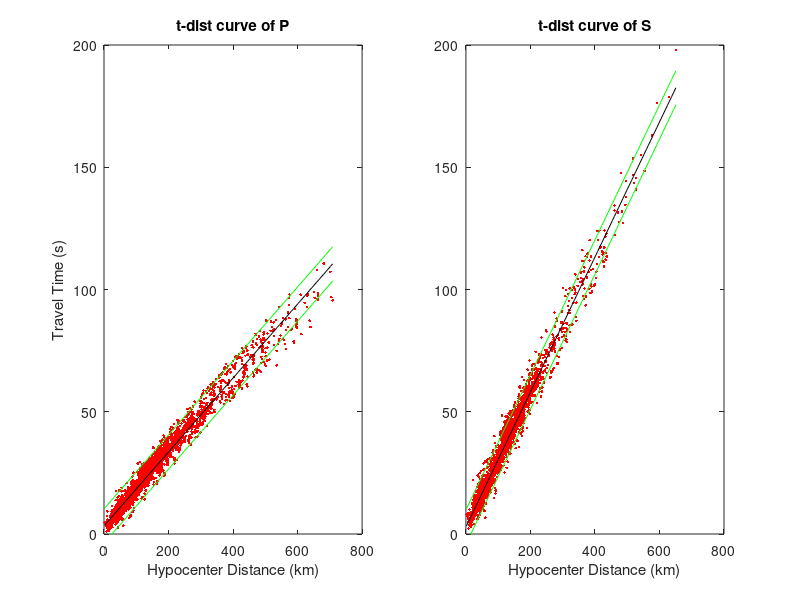

This chart was generated by the following MATLAB code:
close all;
clc
clear;
%
% plot travel time versus hypocenter distance.
% Input file: t_dist.dat
%
% Please determine b1_P, b2_P, b1_S, b2_S velues according to the P-wave
% and S-wave time-dist curve; 
% Please record the output information: slope_P, b_P; slope_S, b_S
% These are the parameters for pha_t-dist_selection.awk
%
% Hao Guo. 2016.7.9
%


%% Parmeters
b1_P = 7;
b2_P = 7;
b1_S = 7;
b2_S = 7;

%% separate P and S t-dist data.
t_d = load('t_dist.dat');
n1 = 0; n2 = 0;
for i = 1:length(t_d(:,1))
    if t_d(i,3)==1
        n1 = n1+1;
        t_d_P(n1,1) = t_d(i,1);
        t_d_P(n1,2) = t_d(i,2);
    elseif t_d(i,3)==2
        n2 = n2+1;
        t_d_S(n2,1) = t_d(i,1);
        t_d_S(n2,2) = t_d(i,2);
    end
end
%% plot t-dist curve of P wave
figure;
subplot(1,2,1);
plot(t_d_P(:,2),t_d_P(:,1),'r.');hold on;
p = polyfit(t_d_P(:,2),t_d_P(:,1),1);
x1 = linspace(min(t_d_P(:,2)),max(t_d_P(:,2)));
y1 = polyval(p,x1);
plot(x1,y1,'k');
p2 = p; p2(1,2) = p2(1,2) + b1_P;
p3 = p; p3(1,2) = p3(1,2) - b2_P;
y2 = polyval(p2,x1);
plot(x1,y2,'g'); hold on;
y3 = polyval(p3,x1);
plot(x1,y3,'g'); hold on;

axis([0 800 0 200]);
title('t-dist curve of P');
xlabel('Hypocenter Distance (km)');ylabel('Travel Time (s)');

fprintf('P wave: the slope and cutoff value of the fitted curve (slope_P, b_P) are %f and %f\n',p(1),p(2));
%% plot t-dist curve of S wave
subplot(1,2,2); 
plot(t_d_S(:,2),t_d_S(:,1),'r.');hold on;
p = polyfit(t_d_S(:,2),t_d_S(:,1),1);
x1 = linspace(min(t_d_S(:,2)),max(t_d_S(:,2)));
y1 = polyval(p,x1);
plot(x1,y1,'k');
p2 = p; p2(1,2) = p2(1,2) + b1_P;
p3 = p; p3(1,2) = p3(1,2) - b2_P;
y2 = polyval(p2,x1);
plot(x1,y2,'g'); hold on;
y3 = polyval(p3,x1);
plot(x1,y3,'g'); hold on;

axis([0 800 0 200]);
title('t-dist curve of S');
xlabel('Hypocenter Distance (km)');
print('-depsc2','t_dist','-r300');

fprintf('S wave: the slope and cutoff value of the fitted curve (slope_S, b_S) are %f and %f\n',p(1),p(2));